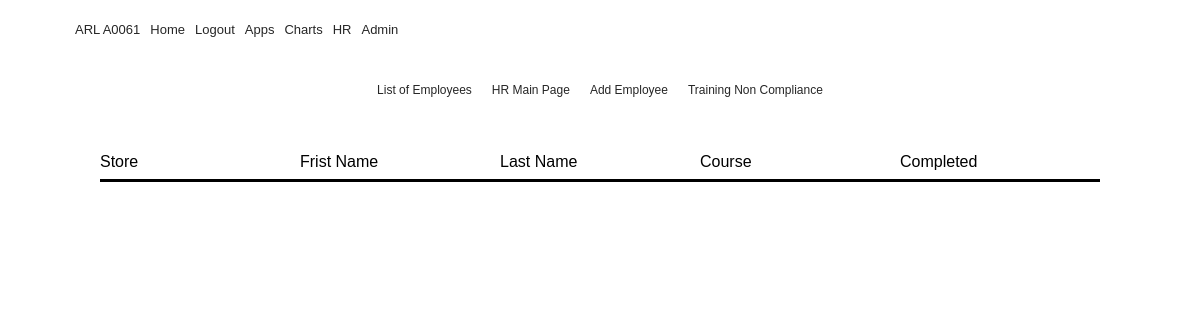
/trainingcompliance (signed in), run on an earlier commit of the app's database.
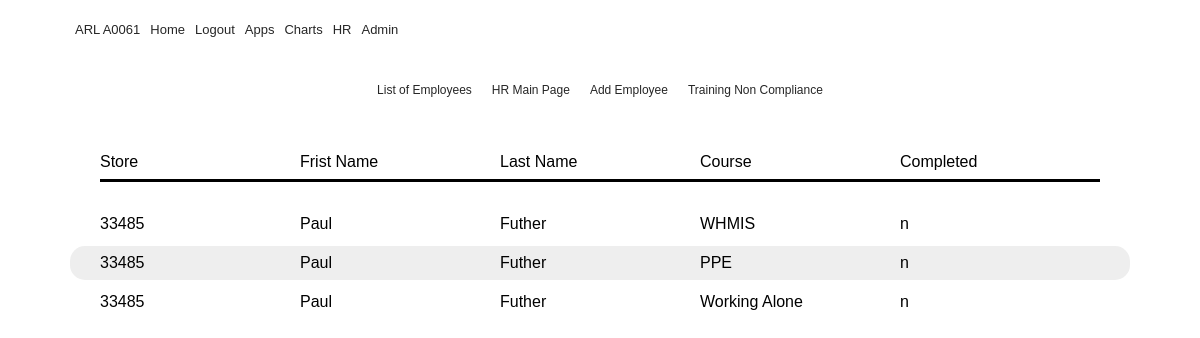
And on a later commit of the database.
### flaskblog/__init__.py (models this page shows, shortened)
class Grade(db.Model):
    id = db.Column(db.Integer(), primary_key=True)
    value = db.Column(db.String(), default="n")
    employee_id = db.Column(Integer(), ForeignKey('employee.id'))
    employee = db.relationship('Employee', backref = 'grades')
    course_id = db.Column(db.Integer(), ForeignKey('course.id'))
    course = db.relationship('Course', backref='grade')

class Employee(db.Model):
    id = db.Column(db.Integer, primary_key=True)
    firstname = db.Column(db.String(20), nullable=False)
    nickname = db.Column(db.String(20), nullable=True)
    lastname = db.Column(db.String(20), nullable=False)
    store = db.Column(db.String)
    addressone = db.Column(db.String(20), nullable=False)
    addresstwo = db.Column(db.String(20), nullable=True)
    apt = db.Column(db.String(20), nullable=True)
    city = db.Column(db.String(20), nullable=False)
    province = db.Column(db.String(20), nullable=False)
    country = db.Column(db.String(20), nullable=False)
    mobilephone = db.Column(db.String(10), nullable=False)
    email = db.Column(db.String(120), nullable=False)
    SIN = db.Column(db.Integer, unique=True, nullable=True)
    sinexpire = db.Column(db.DateTime(), nullable=True)
    created_on = db.Column(db.DateTime(), default=datetime.utcnow)
    updated_on = db.Column(
        db.DateTime(), default=datetime.utcnow, onupdate=datetime.utcnow)
    startdate = db.Column(db.DateTime(), nullable=True)
    enddate = db.Column(db.DateTime(), nullable=True)
    postal = db.Column(db.String(6), nullable=False)
    trainingid = db.Column(db.String(),unique=True, nullable=False)
    trainingpassword = db.Column(db.String(), nullable=False)
    manager = db.Column(db.String)
    image_file = db.Column(db.String(20), nullable=False,
                           default='default.jpg')
    active = db.Column(db.String(), nullable = False)
    iprismcode = db.Column(db.String(9), nullable=False)
    dob = db.Column(db.DateTime(), nullable=True)
    mon_avail = db.Column(db.String(100), nullable=False)
    tue_avail = db.Column(db.String(100), nullable=False)
    wed_avail = db.Column(db.String(100), nullable=False)
    thu_avail = db.Column(db.String(100), nullable=False)
    fri_avail = db.Column(db.String(100), nullable=False)
    sat_avail = db.Column(db.String(100), nullable=False)
    sun_avail = db.Column(db.String(100), nullable=False)

class Course(db.Model):
    id = db.Column(db.Integer(), primary_key=True)
    name = db.Column(db.String(100), nullable=False)

### flaskblog/routes.py (the view)
@app.route("/trainingcompliance", methods=['GET', 'POST'])
@login_required
def trainingcompliance():
    compliance = Grade.query\
            .filter_by(value="n")\
            .join(Employee, Employee.id==Grade.employee_id)\
            .join(Course, Course.id == Grade.course_id)\
            .add_columns(Grade.employee_id, Employee.firstname\
            ,Employee.lastname, Employee.store\
            , Course.name, Grade.value)\
                .order_by(Employee.store)
    return render_template('trainingcompliance.html', compliance = compliance)

### flaskblog/templates/trainingcompliance.html
{% extends "layout.html" %}
{% block content%}
        <div class= "container">
            <nav class="app-nav">
                  <ul class = "app-menu">
                        <ul>
                              <li> <a href="hrlist">List of Employees</a></li>
                        </ul>
                        <ul>
                              <li> <a href="hrhome">HR Main Page</a></li>
                        </ul>
                        <ul>
                              <li> <a href="addemployee">Add Employee</a></li>
                        </ul>
                        <ul>
                              <li> <a href="trainingcompliance">Training Non Compliance</a></li>
                        </ul>
                  </ul>
            </nav>
      </div>
                <div class = "comptableheader">
                        <div> Store</div>
                        <div> Frist Name</div>
                        <div> Last Name</div>
                        <div> Course</div>
                        <div> Completed</div>
                </div>
                        {% for staff in compliance %}
                        <div class = "comptablecard">
                        <div class = "comphritem1"> {{staff.store}}</div>
                        <div class = "comphritem2"> {{staff.firstname}}</div>
                        <div class = "comphritem3"> {{staff.lastname}}</div>
                        <div class = "comphritem4"> {{staff.name}}</div>
                        <div class = "comphritem5"> {{staff.value}}</div>
                        </div>
                        {% endfor %}
{% endblock content %}

### flaskblog/templates/layout.html (shortened to what this page needs)
<!DOCTYPE html>
<html lang="en">
  <head>
   <link rel="stylesheet" href="https://cdnjs.cloudflare.com/ajax/libs/font-awesome/5.12.0/css/all.min.css" />
   <link rel = "stylesheet" href="/static/main.css">
  </head>
  <body>
    <div class = "container" >
              <nav class="main-nav" >
                  <ul class = "main-menu">
                    <li> <a href="{{ url_for('home')}}">ARL A0061</a></li>
                      <li> <a href="{{ url_for('home')}}">Home</a></li>
                      {% if current_user.is_authenticated %}
                       <li> <a href="{{ url_for('security.logout')}}">Logout</a></li>
                      {% else %}
                      <li> <a href="{{ url_for('login')}}">Login</a></li>
                      {% endif %}
                      <li> <a href="{{ url_for('Applications')}}">Apps</a></li>
                      <li> <a href="{{ url_for('home')}}">Charts</a></li>
                      <li> <a href="{{ url_for('hrhome')}}">HR</a></li>
                      <li> <a href="{{ url_for('admin.index')}}">Admin</a></li>
                  </ul>
              </nav>
    </div>
            <main role="main" class="container">
                    {% block content %}{% endblock %}
              </main>
  </body>
</html>

### flaskblog/static/main.css (style rules this page uses)
* { box-sizing: border-box; margin: 0; padding: 0; }
body { font-family: 'Seqoe UI', Verdana, Geneva, Tahoma, sans-serif; background: white; color: #000; font-size: 16px; line-height: 1.5; }
a { color: #262626; text-decoration: none; }
ul { list-style: none; }
.container { width: 100%; max-width: 1100px; margin: auto; }
.comptableheader { display: grid; grid-template-columns: repeat(5, 1fr); margin: auto; padding-top: 30px; padding-bottom: 5px; padding-left: 30px; padding-right: 30px; margin-right: 20px; margin-left: 20px; height: 100%; border-radius: 15px; margin-bottom: 20px; }
.comptablecard { display: grid; grid-template-columns: repeat(5, 1fr); padding-top: 5px; padding-bottom: 5px; padding-left: 30px; padding-right: 30px; margin-right: 20px; margin-left: 20px; height: 100%; border-radius: 15px; margin-bottom: 5px; justify-items: start; align-items: center; }
.comptableheader>div { border-bottom: solid; padding-bottom: 5px; }
.comptablecard:nth-child(odd) { background: #eee; }
.main-nav { display: flex; align-items: center; justify-content: space-between; height: 60px; padding: 20px 0; font-size: 13px; }
.main-nav ul { display: flex; }
.main-nav ul li { padding: 0 5px; }
.main-nav ul li a { padding-bottom: 2px; }
.main-nav ul.main-menu { flex:1; margin-left: 20px; }
.app-nav { display: flex; align-items: center; justify-content: space-between; height: 60px; padding: 20px 0; font-size: 12px; }
.app-nav ul { display: flex; }
.app-nav ul li { padding: 0 5px; }
.app-nav ul li a { padding-bottom: 5px; }
.app-menu { max-width: 700px; margin: 0 auto; padding:0 20px; display: flex; grid-template-columns: repeat(5, 1fr); grid-gap: 10px; align-items: flex-start; justify-content: center; text-align: center; }

What changed in the data, as far as the page shows it:
now on this page (row edited): Grade: store "33485", firstname "Paul", lastname "Futher", name "WHMIS", value "n"
now on this page (row edited): Grade: store "33485", firstname "Paul", lastname "Futher", name "PPE", value "n"
now on this page (row edited): Grade: store "33485", firstname "Paul", lastname "Futher", name "Working Alone", value "n"
